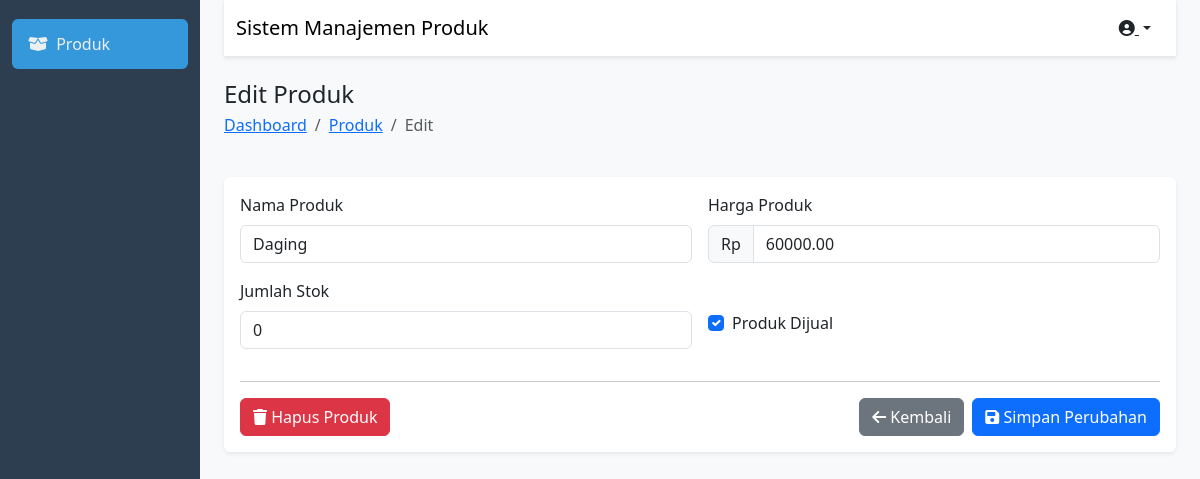
The page /index.php/products/edit/3 on the database its author committed.
### tables this page shows
CREATE TABLE `products` (
  `id` int(11) NOT NULL AUTO_INCREMENT,
  `name` varchar(255) NOT NULL,
  `price` decimal(10,2) NOT NULL,
  `stock` int(11) NOT NULL,
  `is_sell` tinyint(1) NOT NULL DEFAULT 1,
  `created_at` timestamp NOT NULL DEFAULT current_timestamp(),
  `updated_at` timestamp NOT NULL DEFAULT current_timestamp() ON UPDATE current_timestamp(),
  PRIMARY KEY (`id`)
);

### application/controllers/Products.php (called while the page is built, shortened)
<?php
class Products extends CI_Controller {
    public function __construct() {
        $this->load->model('product_model');
        $this->load->library('form_validation');
        $this->load->library('session');
        $this->load->helper('url');
    }
    public function edit($id)
    {
        $data['product'] = $this->product_model->get_product($id);
        $this->load->view('products/edit', $data);
    }
}

### index.php (called while the page is built, shortened)
<?php
require_once BASEPATH.'core/CodeIgniter.php';

### application/models/Product_model.php (called while the page is built, shortened)
<?php
class Product_model extends CI_Model {
    public function get_product($id) {
        return $this->db->get_where('products', array('id' => $id))->row();
    }
}

### application/views/products/edit.php (the view, shortened to what this page needs)
<div class="d-flex justify-content-between align-items-center mb-4">
    <div>
        <h4 class="mb-1">Edit Produk</h4>
        <nav aria-label="breadcrumb">
            <ol class="breadcrumb">
                <li class="breadcrumb-item"><a href="#">Dashboard</a></li>
                <li class="breadcrumb-item"><a href="<?= site_url('products') ?>">Produk</a></li>
                <li class="breadcrumb-item active">Edit</li>
            </ol>
        </nav>
    </div>
</div>
<div class="card shadow-sm">
    <div class="card-body">
        <form action="<?= site_url('products/update/'.$product->id) ?>" method="post" class="row g-3">
            <div class="col-md-6">
                <label for="name" class="form-label">Nama Produk</label>
                <input type="text" class="form-control" id="name" name="name"
                       value="<?= htmlspecialchars($product->name) ?>" required>
            </div>
            <div class="col-md-6">
                <label for="price" class="form-label">Harga Produk</label>
                <div class="input-group">
                    <span class="input-group-text">Rp</span>
                    <input type="number" class="form-control" id="price" name="price"
                           value="<?= $product->price ?>" required>
                </div>
            </div>
            <div class="col-md-6">
                <label for="stock" class="form-label">Jumlah Stok</label>
                <input type="number" class="form-control" id="stock" name="stock"
                       value="<?= $product->stock ?>" required>
            </div>
            <div class="col-md-6">
                <label class="form-label d-block">&nbsp;</label>
                <div class="form-check">
                    <input type="checkbox" class="form-check-input" id="is_sell" name="is_sell"
                           value="1" <?= $product->is_sell ? 'checked' : '' ?>>
                    <label class="form-check-label" for="is_sell">Produk Dijual</label>
                </div>
            </div>
            <div class="col-12">
                <hr>
                <div class="d-flex justify-content-between gap-2">
                    <button type="button" class="btn btn-danger" data-bs-toggle="modal" data-bs-target="#deleteModal">
                        <i class="fas fa-trash"></i> Hapus Produk
                    </button>
                    <div class="d-flex gap-2">
                        <a href="<?= site_url('products') ?>" class="btn btn-secondary">
                            <i class="fas fa-arrow-left"></i> Kembali
                        </a>
                        <button type="submit" class="btn btn-primary">
                            <i class="fas fa-save"></i> Simpan Perubahan
                        </button>
                    </div>
                </div>
            </div>
        </form>
    </div>
</div>

### application/views/templates/header.php (style rules this page uses)
.card { border: none; box-shadow: 0 0.125rem 0.25rem rgba(0,0,0,.075); }

### rows shown on the page
products: name "Daging", price "60000.00", stock "0", is_sell "☑"
